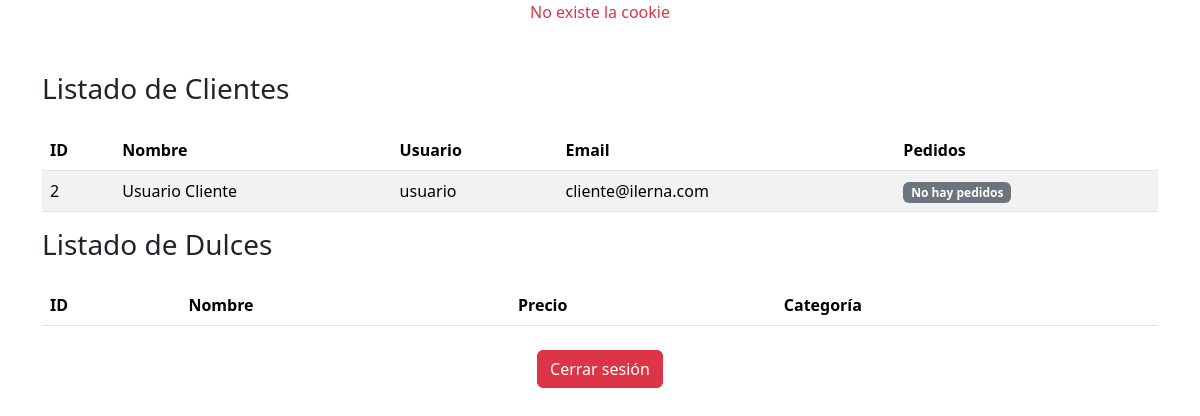
Before: /mainAdmin.php with the older database file.
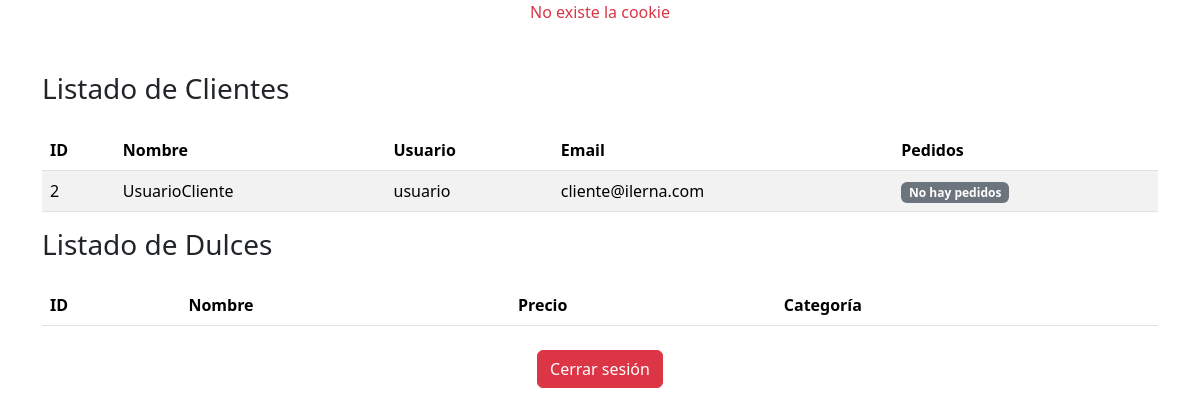
After: the same page with the newer database file.
### tables this page shows
CREATE TABLE IF NOT EXISTS usuarios (
    id INT PRIMARY KEY AUTO_INCREMENT,
    name VARCHAR(20) NOT NULL,
    username VARCHAR(20) NOT NULL,
    password VARCHAR(255) NOT NULL,
    email VARCHAR(50) NOT NULL,
    rol ENUM('admin', 'cliente') DEFAULT 'cliente',  
    creado_en TIMESTAMP DEFAULT CURRENT_TIMESTAMP
);

### mainAdmin.php (the view, shortened to what this page needs)
<?php
    require_once("index1.php");
    if (isset($_COOKIE['username'])) {
        $username = $_COOKIE['username'];
        echo("<h1 class='text-center text-primary'>¡¡Bienvenid@ $username!!</h1>");
    } else {
        echo("<p class='text-center text-danger'>No existe la cookie</p>");
    }
    echo("<div class='container my-5'>");
    $conexionDB = ConexionDB::obtenerInstancia();
    $conexion = $conexionDB->obtenerConexion();
    $queryClientes = $conexion->prepare("SELECT id, name, username, email FROM usuarios WHERE rol = 'cliente'");
    $queryClientes->execute();
    $clientes = $queryClientes->fetchAll(PDO::FETCH_ASSOC);
    echo ("<h3 class='mb-4'>Listado de Clientes</h3>");
    echo ("<table class='table table-striped'>
            <thead>
                <tr>
                    <th>ID</th>
                    <th>Nombre</th>
                    <th>Usuario</th>
                    <th>Email</th>
                    <th>Pedidos</th>
                </tr>
            </thead>
            <tbody>");
    foreach ($clientes as $cliente) {
        $queryPedidos = $conexion->prepare("SELECT idPedido, fechaPedido, total FROM pedidos WHERE idCliente = ?");
        $queryPedidos->execute([$cliente['id']]);
        $pedidos = $queryPedidos->fetchAll(PDO::FETCH_ASSOC);
        echo ("<tr>
                <td>{$cliente['id']}</td>
                <td>{$cliente['name']}</td>
                <td>{$cliente['username']}</td>
                <td>{$cliente['email']}</td>
                <td>");
        if (count($pedidos) > 0) {
            echo ("<ul class='list-group'>");
            foreach ($pedidos as $pedido) {
                echo ("<li class='list-group-item'>
                        Pedido ID: {$pedido['idPedido']},
                        Fecha: {$pedido['fechaPedido']},
                        Total: {$pedido['total']}
                    </li>");
            }
            echo ("</ul>");
        } else {
            echo ("<span class='badge bg-secondary'>No hay pedidos</span>");
        }
        echo ("</td></tr>");
    }
    echo ("</tbody></table>");
    echo ("<h3 class='mb-4'>Listado de Dulces</h3>");
    echo ("<table class='table table-striped'>
            <thead>
                <tr>
                    <th>ID</th>
                    <th>Nombre</th>
                    <th>Precio</th>
                    <th>Categoría</th>
                </tr>
            </thead>
            <tbody>");
    echo ("</tbody></table>");
    echo("<div class='text-center mt-4'>
            <button class='btn btn-danger' onclick='cerrarSesion()'>Cerrar sesión</button>
        </div>");
    echo("</div>");
    require_once("index2.php");
?>

### index1.php (shortened to what this page needs)
<!DOCTYPE html>
<html lang="en">
<head>
    <link rel="stylesheet" href="https://cdnjs.cloudflare.com/ajax/libs/font-awesome/6.0.0-beta3/css/all.min.css">
    <link href="https://cdn.jsdelivr.net/npm/bootstrap@5.3.3/dist/css/bootstrap.min.css"
          rel="stylesheet"
>
</head>
<body>
    <div class="container-fluid justify-content-center align-items-center vh-100">

### index2.php (shortened to what this page needs)
    </div>
</body>
</html>

Changed rows visible on the page:
changed usuarios "usuario": name "Usuario Cliente" → "UsuarioCliente"
